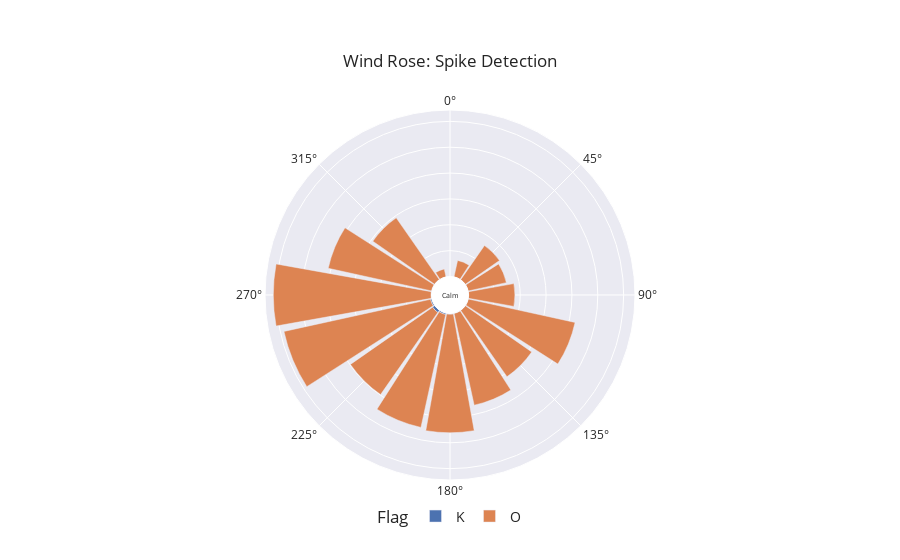

Notebook source saved alongside this figure:
### Markdown cell above
![](sites/SENR.jpg)

### Code cell
# DLRR DLR Oberpfaffenhofen
df_site = extract_site_data(df=df, dates = dates, site_name="DLRR")

plot_wind_rose(df_site, column="Flag")

### Figure 1 — Plotly figure (JSON) as saved in the notebook; plotly's stock layout.template omitted (floating-point values rounded to 4 significant figures)
{"data": [{"hovertemplate": "Flag=K<br>len=%{r}<br>cardinal_direction=%{theta}<extra></extra>", "legendgroup": "K", "marker": {"color": "rgb(76,114,176)", "pattern": {"shape": ""}}, "name": "K", "r": [142, 535, 37, 12, 79, 4, 288, 56, 34, 103, 79, 21, 59, 47, 282], "showlegend": true, "subplot": "polar", "theta": [180, 225, 45, 22.5, 292.5, 337.5, 202.5, 112.5, 90, 270, 157.5, 67.5, 315, 135, 247.5], "type": "barpolar"}, {"hovertemplate": "Flag=O<br>len=%{r}<br>cardinal_direction=%{theta}<extra></extra>", "legendgroup": "O", "marker": {"color": "rgb(221,132,82)", "pattern": {"shape": ""}}, "name": "O", "r": [15641, 3264, 30480, 21129, 1568, 8053, 18160, 8938, 14555, 17, 20450, 29014, 22922, 22346, 7561, 19359], "showlegend": true, "subplot": "polar", "theta": [135, 22.5, 270, 112.5, 337.5, 45, 157.5, 90, 315, 0, 292.5, 247.5, 180, 202.5, 67.5, 225], "type": "barpolar"}], "layout": {"annotations": [{"font": {"size": 7}, "showarrow": false, "text": "Calm", "x": 0.5, "y": 0.5}], "barmode": "relative", "legend": {"font": {"size": 14}, "orientation": "h", "title": {"text": "Flag"}, "tracegroupgap": 0, "x": 0.5, "xanchor": "center", "y": -0.1, "yanchor": "middle"}, "margin": {"t": 110}, "polar": {"angularaxis": {"direction": "clockwise", "rotation": 90}, "domain": {"x": [0, 1], "y": [0, 1]}, "hole": 0.1, "radialaxis": {"linewidth": 0, "showticklabels": false, "ticks": ""}}, "title": {"text": "Wind Rose: Spike Detection", "xanchor": "center", "yanchor": "top"}}}
